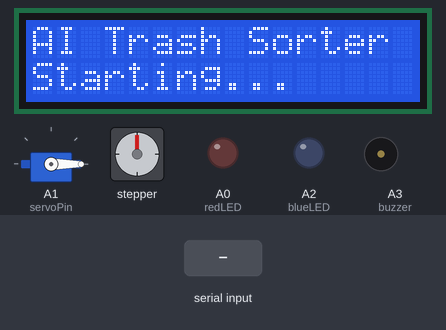
Recording of a sketch running on a simulated Arduino Uno, built with avr-gcc and run on an emulated ATmega328P. Shown: 16×2 character LCD, servo, stepper motor, output pins drawn as LEDs (lit = HIGH), buzzer (waves = sounding). The inputs (shaded band) are chosen by the test bench. Stepper angles assume 2048 steps per turn; pins used as bus, display or sensor lines are not drawn; what the sketch prints to the serial monitor is not drawn.

Above: at 2.9 s.
At 6.0 s:
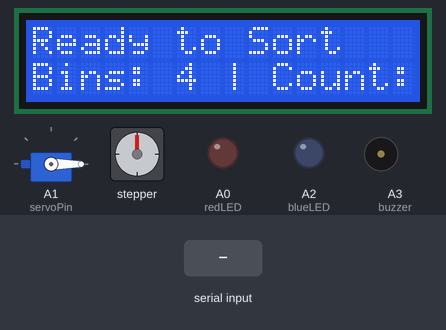
6.1 s: "TEST\n" received over Serial
At 7.2 s:
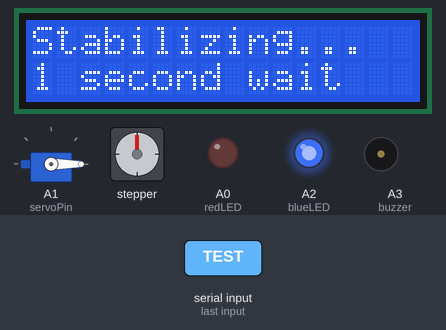
At 12.3 s:
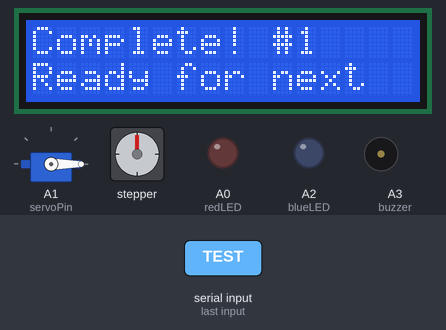
Timing chart, 0 to 26.2 s (numbered marks = the images above; inputs shaded):
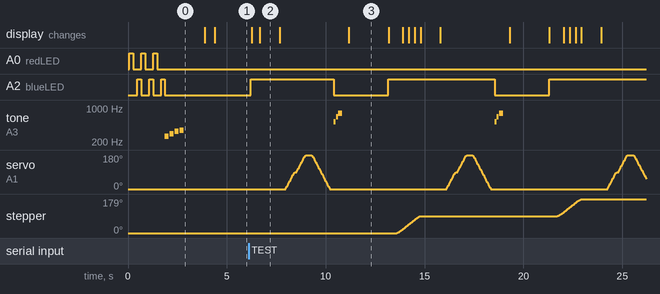

Measured:
- after the input at 6.1 s, A2 (blueLED): goes HIGH 4.2 s, LOW 2.8 s, HIGH 5.4 s, LOW 2.8 s, then HIGH, starting after 0.12 s; tone on A3 (buzzer): plays 523 Hz for 0.10 s, 659 Hz for 0.10 s, 784 Hz for 0.20 s, 523 Hz for 0.10 s, 659 Hz for 0.10 s, 784 Hz for 0.20 s, starting after 4.3 s
- what the display in image 2 shows lasts 1.0 s, from 6.7 s to 7.7 s

The sketch:

main.ino
```cpp
#include <Stepper.h>
#include <Servo.h>
#include <LiquidCrystal.h>

int stepChunk = 15;
// ===== 하드웨어 설정 =====
// 스텝모터 설정 (28BYJ-48 + ULN2003)
const int stepsPerRevolution = 2048; // 한 바퀴당 스텝 수
Stepper myStepper(stepsPerRevolution, 8, 10, 9, 11); // IN1, IN3, IN2, IN4

// 서보모터 설정
Servo dropperServo;
const int servoPin = A1;

// LCD 디스플레이 (16x2)
LiquidCrystal lcd(12, 13, 5, 4, 3, 2);

// LED 및 부저
const int redLED = A0;      // 빨간색 LED (에러/대기)
const int greenLED = A1;    // 초록색 LED (동작 완료)
const int blueLED = A2;     // 파란색 LED (동작 중)
const int buzzer = A3;      // 부저

// ===== 시스템 변수 =====
int currentAngle = 0;       // 현재 스텝모터 각도
String currentTrashType = ""; // 현재 쓰레기 종류
bool isMoving = false;      // 모터 동작 중 플래그
unsigned long lastActivity = 0; // 마지막 활동 시간
int totalProcessed = 0;     // 처리된 쓰레기 개수

// 각 쓰레기 종류별 설정
struct TrashConfig {
  String type;
  int angle;
  String icon;
  int ledPin;
};

TrashConfig trashConfigs[] = {
  {"플라스틱", 0,   "PLA", greenLED},
  {"종이",    90,   "PAP", blueLED},
  {"캔",     180,   "CAN", redLED},
  {"비닐",    270,   "VIN", greenLED}
};

void setup() {
  Serial.begin(9600);

  // 핀 모드 설정
  pinMode(redLED, OUTPUT);
  pinMode(greenLED, OUTPUT);
  pinMode(blueLED, OUTPUT);
  pinMode(buzzer, OUTPUT);

  // LCD 초기화
  lcd.begin(16, 2);
  lcd.clear();

  // 스텝모터 속도 설정 (RPM)
  myStepper.setSpeed(12); // 아두이노 우노 최적화

  // 서보모터 초기화
  dropperServo.attach(servoPin);
  dropperServo.write(0); // 시작 위치 (0도)

  // 시스템 시작 시퀀스
  startupSequence();

  // 홈 포지션으로 이동
  homePosition();

  Serial.println("🤖 시스템 준비 완료!");
  lastActivity = millis();
}

void loop() {
  // 시리얼 데이터 처리
  if (Serial.available() > 0 && !isMoving) {
    String receivedData = Serial.readStringUntil('\n');
    receivedData.trim();

    if (receivedData.length() > 0) {
      Serial.println("📨 받은 데이터: " + receivedData);

      // 특수 명령어 처리
      if (handleSpecialCommands(receivedData)) {
        return;
      }

      // 쓰레기 분류 처리
      processTrashType(receivedData);
      lastActivity = millis();
    }
  }

  // 대기 모드 체크 (30초 무활동 시)
  if (millis() - lastActivity > 30000 && !isMoving) {
    idleMode();
  }

  delay(100); // CPU 부하 감소
}

// ===== 시스템 초기화 =====
void startupSequence() {
  // LCD 스플래시 화면
  lcd.setCursor(0, 0);
  lcd.print("AI Trash Sorter");
  lcd.setCursor(0, 1);
  lcd.print("Starting...     ");

  // LED 시퀀스
  for (int i = 0; i < 3; i++) {
    digitalWrite(redLED, HIGH);
    delay(200);
    digitalWrite(redLED, LOW);
    digitalWrite(greenLED, HIGH);
    delay(200);
    digitalWrite(greenLED, LOW);
    digitalWrite(blueLED, HIGH);
    delay(200);
    digitalWrite(blueLED, LOW);
  }

  // 부저 시작음
  playStartupSound();

  delay(1000);
}

// ===== 홈 포지션 =====
void homePosition() {
  Serial.println("🏠 홈 포지션으로 이동...");
  updateLCD("Homing...", "Please wait");

  rotateToAngle(0);
  currentAngle = 0;
  currentTrashType = "";

  // 서보모터도 홈 포지션
  dropperServo.write(0);
  delay(500);

  updateLCD("Ready to Sort", "Bins: 4 | Count:0");
  digitalWrite(greenLED, HIGH);
  delay(500);
  digitalWrite(greenLED, LOW);

  Serial.println("✅ 홈 포지션 완료");
}

// ===== 쓰레기 분류 처리 =====
void processTrashType(String trashType) {
  isMoving = true;
  digitalWrite(blueLED, HIGH); // 동작 중 표시

  // 쓰레기 설정 찾기
  TrashConfig* config = findTrashConfig(trashType);

  if (config == nullptr) {
    handleUnknownTrash(trashType);
    isMoving = false;
    digitalWrite(blueLED, LOW);
    return;
  }

  Serial.println("🎯 " + trashType + " → " + String(config->angle) + "°");
  updateLCD("Sorting: " + config->icon, "Angle: " + String(config->angle) + " deg");

  // 효과음
  playBeep(2, 100);

  // 같은 종류 체크
  if (currentTrashType == trashType && currentAngle == config->angle) {
    Serial.println("💡 같은 종류 - 서보만 동작");
    updateLCD("Same Type", "Servo Only");
    activateDropper();
  } else {
    // 스텝모터 + 서보 동작
    rotateToAngle(config->angle);
    currentAngle = config->angle;
    currentTrashType = trashType;

    Serial.println("⏱️ 안정화 대기...");
    updateLCD("Stabilizing...", "1 second wait");
    delay(1000);

    activateDropper();
  }

  // 완료 처리
  totalProcessed++;
  digitalWrite(blueLED, LOW);
  digitalWrite(greenLED, HIGH);
  playSuccessSound();
  delay(300);
  digitalWrite(greenLED, LOW);

  updateLCD("Complete! #" + String(totalProcessed), "Ready for next");

  isMoving = false;
  Serial.println("✅ 분류 완료! 총 " + String(totalProcessed) + "개 처리됨");
}

// ===== 스텝모터 제어 (가속도 포함) =====
void rotateToAngle(int targetAngle) {
  int angleDiff = calculateShortestPath(targetAngle);

  if (angleDiff == 0) {
    Serial.println("💡 이미 목표 위치");
    return;
  }

  int totalSteps = abs((angleDiff * stepsPerRevolution) / 360);

  Serial.println("🔄 " + String(currentAngle) + "° → " + String(targetAngle) + "°");
  Serial.println("📏 " + String(totalSteps) + " 스텝 이동");

  // 가속도 적용 회전
  rotateWithAcceleration(angleDiff > 0 ? totalSteps : -totalSteps);

  Serial.println("✅ " + String(targetAngle) + "° 도달");
}

// 가속도 적용 회전
void rotateWithAcceleration(int steps) {
  int absSteps = abs(steps);
  int direction = steps > 0 ? 1 : -1;

  // 가속도 구간 (전체의 20%)
  int accelSteps = absSteps / 5;
  int maxSpeed = 15; // 최대 속도
  int minSpeed = 8;  // 최소 속도

  for (int i = 0; i < absSteps; i++) {
    int currentSpeed;

    if (i < accelSteps) {
      // 가속 구간
      currentSpeed = map(i, 0, accelSteps, minSpeed, maxSpeed);
    } else if (i > absSteps - accelSteps) {
      // 감속 구간
      currentSpeed = map(i, absSteps - accelSteps, absSteps, maxSpeed, minSpeed);
    } else {
      // 정속 구간
      currentSpeed = maxSpeed;
    }

    myStepper.setSpeed(currentSpeed);
    myStepper.step(direction * stepChunk);
    // myStepper.step(direction);

    // 진행률 표시 (매 10% 마다)
    if (i % (absSteps / 10) == 0) {
      int progress = (i * 100) / absSteps;
      updateLCD("Rotating " + String(progress) + "%", "Please wait...");
    }
  }
}

// ===== 서보모터 제어 (업그레이드) =====
void activateDropper() {
  Serial.println("🔧 서보 드로퍼 동작 시작");
  updateLCD("Dropping Trash", "Servo Active");

  // 시작 위치 확인 (0도)
  dropperServo.write(0);
  delay(300);

  // 0도 → 180도 (부드럽게)
  Serial.println("📏 0° → 180° 이동");
  for (int pos = 0; pos <= 180; pos += 3) {
    dropperServo.write(pos);
    delay(15); // 부드러운 움직임

    // 중간 지점에서 효과음
    if (pos == 90) {
      playBeep(1, 50);
    }
  }

  delay(300); // 180도에서 잠시 대기

  // 180도 → 0도 (복귀)
  Serial.println("🔄 180° → 0° 복귀");
  for (int pos = 180; pos >= 0; pos -= 3) {
    dropperServo.write(pos);
    delay(15);
  }

  delay(200); // 안정화
  Serial.println("✅ 서보 드로퍼 동작 완료");
}

// ===== 유틸리티 함수들 =====
TrashConfig* findTrashConfig(String trashType) {
  for (int i = 0; i < 4; i++) {
    if (trashConfigs[i].type == trashType) {
      return &trashConfigs[i];
    }
  }
  return nullptr;
}

int calculateShortestPath(int targetAngle) {
  int angleDiff = targetAngle - currentAngle;

  // 최단 경로 계산
  if (angleDiff > 180) {
    angleDiff -= 360;
  } else if (angleDiff < -180) {
    angleDiff += 360;
  }

  return angleDiff;
}

void updateLCD(String line1, String line2) {
  lcd.clear();
  lcd.setCursor(0, 0);
  lcd.print(line1.substring(0, 16)); // 16글자 제한
  lcd.setCursor(0, 1);
  lcd.print(line2.substring(0, 16));
}

// ===== 사운드 효과 =====
void playBeep(int count, int duration) {
  for (int i = 0; i < count; i++) {
    digitalWrite(buzzer, HIGH);
    delay(duration);
    digitalWrite(buzzer, LOW);
    delay(duration);
  }
}

void playStartupSound() {
  int melody[] = {262, 294, 330, 349}; // 도, 레, 미, 파
  for (int i = 0; i < 4; i++) {
    tone(buzzer, melody[i], 200);
    delay(250);
  }
  noTone(buzzer);
}

void playSuccessSound() {
  tone(buzzer, 523, 100); // 높은 도
  delay(120);
  tone(buzzer, 659, 100); // 높은 미
  delay(120);
  tone(buzzer, 784, 200); // 높은 솔
  delay(220);
  noTone(buzzer);
}

void playErrorSound() {
  for (int i = 0; i < 3; i++) {
    tone(buzzer, 200, 100); // 낮은 부저음
    delay(150);
  }
  noTone(buzzer);
}

// ===== 특수 명령어 처리 =====
bool handleSpecialCommands(String command) {
  if (command == "TEST") {
    runFullTest();
    return true;
  } else if (command == "HOME") {
    homePosition();
    return true;
  } else if (command == "STATUS") {
    printSystemStatus();
    return true;
  } else if (command == "SERVO") {
    activateDropper();
    return true;
  } else if (command == "RESET") {
    resetSystem();
    return true;
  } else if (command == "CALIBRATE") {
    calibrateMotors();
    return true;
  }
  return false;
}

void runFullTest() {
  Serial.println("🧪 전체 시스템 테스트 시작");
  updateLCD("Full System", "Test Mode");

  String testTypes[] = {"플라스틱", "종이", "캔", "비닐"};

  for (int i = 0; i < 4; i++) {
    Serial.println("테스트 " + String(i+1) + "/4: " + testTypes[i]);
    processTrashType(testTypes[i]);
    delay(2000);
  }

  homePosition();
  Serial.println("🧪 테스트 완료");
}

void printSystemStatus() {
  Serial.println("=== 시스템 상태 ===");
  Serial.println("현재 각도: " + String(currentAngle) + "°");
  Serial.println("현재 타입: " + currentTrashType);
  Serial.println("처리 개수: " + String(totalProcessed));
  Serial.println("동작 상태: " + String(isMoving ? "동작중" : "대기중"));
  Serial.println("업타임: " + String(millis()/1000) + "초");
  Serial.println("==================");
}

void resetSystem() {
  Serial.println("🔄 시스템 리셋");
  totalProcessed = 0;
  homePosition();
  Serial.println("✅ 리셋 완료");
}

void calibrateMotors() {
  Serial.println("🔧 모터 캘리브레이션 시작");
  updateLCD("Calibrating", "Motors...");

  // 스텝모터 한바퀴 회전
  for (int angle = 0; angle <= 360; angle += 90) {
    rotateToAngle(angle);
    delay(1000);
  }

  // 서보모터 전체 범위 테스트
  for (int i = 0; i < 3; i++) {
    activateDropper();
    delay(500);
  }

  homePosition();
  Serial.println("✅ 캘리브레이션 완료");
}

void handleUnknownTrash(String trashType) {
  Serial.println("❌ 알 수 없는 타입: " + trashType);
  updateLCD("Unknown Type", trashType);

  digitalWrite(redLED, HIGH);
  playErrorSound();
  delay(1000);
  digitalWrite(redLED, LOW);

  updateLCD("Supported Types", "PLA|PAP|CAN|VIN");
  delay(2000);
}

void idleMode() {
  static bool ledState = false;
  ledState = !ledState;
  digitalWrite(greenLED, ledState);

  updateLCD("Idle Mode", "Waiting...");
  delay(1000);
}
```
